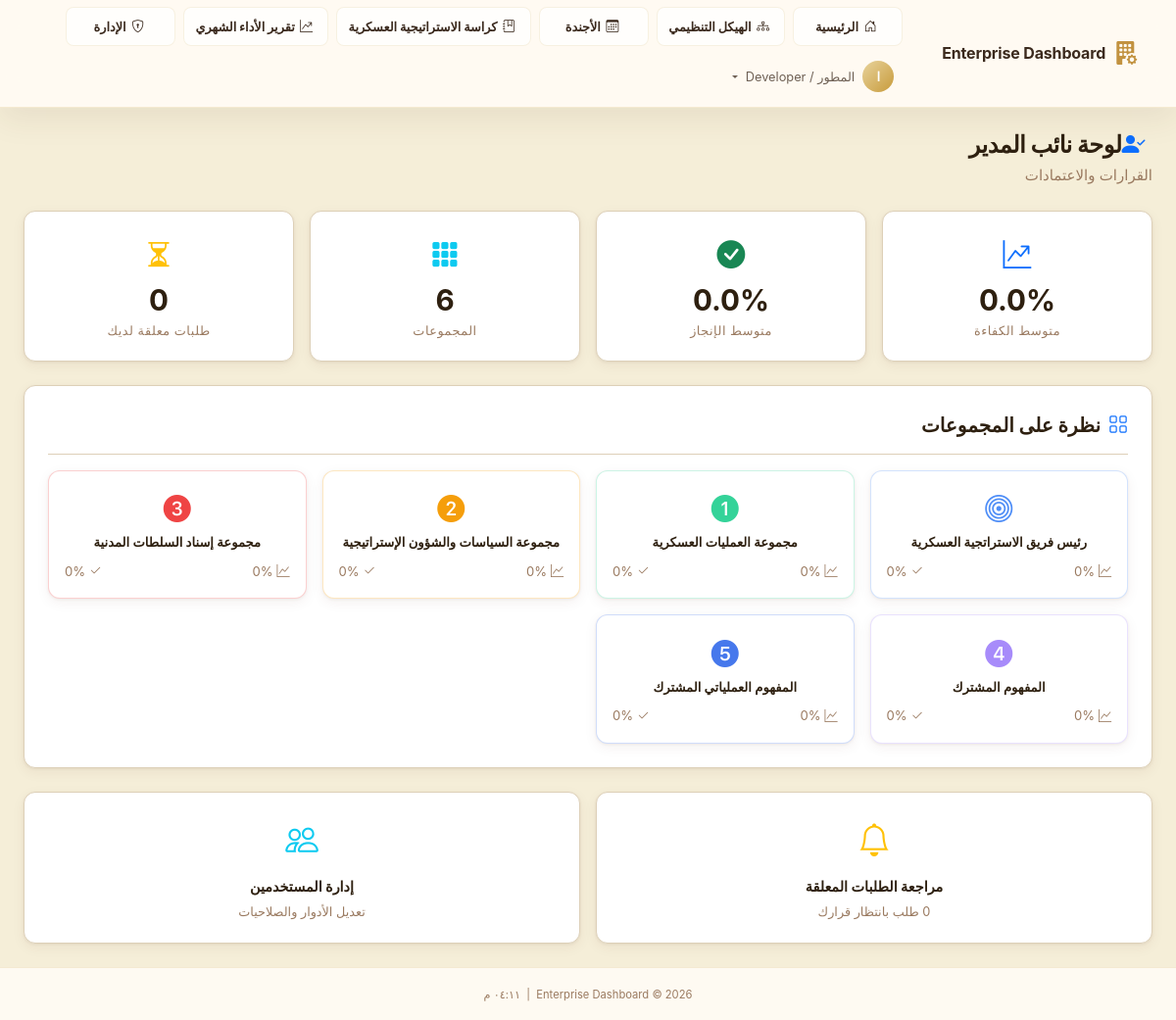
/deputy (signed in), run on the app's committed database.
### app/models/user.py (models this page shows, shortened)
class User(UserMixin, db.Model):
    __tablename__ = 'users'
    id              = db.Column(db.String(36), primary_key=True, default=lambda: str(uuid.uuid4()))
    ldap_dn         = db.Column(db.String(255), unique=True, nullable=True)
    username        = db.Column(db.String(80),  unique=True, nullable=False, index=True)
    email           = db.Column(db.String(120), nullable=False)
    full_name       = db.Column(db.String(120), nullable=False)
    password_hash   = db.Column(db.String(255), nullable=True)  # Only for sim mode
    is_ldap_user    = db.Column(db.Boolean, default=True)
    is_active       = db.Column(db.Boolean, default=True)
    role_id         = db.Column(db.Integer, db.ForeignKey('roles.id'), nullable=True)
    department_id   = db.Column(db.Integer, db.ForeignKey('departments.id'), nullable=True)
    failed_logins     = db.Column(db.Integer, default=0)
    locked_until      = db.Column(db.DateTime, nullable=True)
    created_at  = db.Column(db.DateTime, default=datetime.utcnow)
    updated_at  = db.Column(db.DateTime, default=datetime.utcnow, onupdate=datetime.utcnow)
    last_login  = db.Column(db.DateTime, nullable=True)
    role       = db.relationship('Role', back_populates='users')
    department = db.relationship('Department', back_populates='users')
    audit_logs = db.relationship('AuditLog', back_populates='user', lazy='dynamic',
                                 foreign_keys='AuditLog.user_id')
    @property
    def is_authenticated(self) -> bool:
        return True
    def has_permission(self, required_level: int) -> bool:
        if not self.role:
            return False
        return self.role.permission_level >= required_level
    @property
    def permission_level(self) -> int:
        return self.role.permission_level if self.role else 0
    def can_admin(self) -> bool:
        return self.permission_level >= 80  # Deputy and above
    @classmethod
    def get_by_id(cls, user_id: str) -> Optional['User']:
        return cls.query.get(user_id)

### app/models/department.py (models this page shows, shortened)
class Department(db.Model):
    __tablename__ = 'departments'
    id                 = db.Column(db.Integer, primary_key=True)
    code               = db.Column(db.String(20), unique=True, nullable=False)
    name               = db.Column(db.String(120), nullable=False)
    description        = db.Column(db.Text, default='')
    responsible_person = db.Column(db.String(120), default='')          # Title / role (e.g., "رئيس هيئة...")
    responsible_name   = db.Column(db.String(120), default='')          # Person's name (shown above the title)
    org_group_name     = db.Column(db.String(160), default='')          # Display name in org structure branch header
    color              = db.Column(db.String(7), default='#4F8EF7')   # Hex color
    icon               = db.Column(db.String(60), default='bi-grid-fill')
    logo_file          = db.Column(db.String(120), nullable=True)     # Custom logo filename
    concept_number     = db.Column(db.Integer, nullable=True)         # Operational Concept Number
    order_index        = db.Column(db.Integer, default=0)
    is_active          = db.Column(db.Boolean, default=True, nullable=False)
    is_central         = db.Column(db.Boolean, default=False, nullable=False)  # CEO hub group
    director_notes     = db.Column(db.Text, default='')               # Inline CEO notes
    concept_number     = db.Column(db.Integer, nullable=True)         # المفهوم العملياتي المشترك عدد
    created_at         = db.Column(db.DateTime, server_default=db.func.now())
    updated_at         = db.Column(db.DateTime, server_default=db.func.now(), onupdate=db.func.now())
    users   = db.relationship('User', back_populates='department', lazy='dynamic')
    metrics = db.relationship('DepartmentMetrics', back_populates='department',
                              lazy='dynamic', cascade='all, delete-orphan')
    def latest_metrics(self) -> Optional['DepartmentMetrics']:
        return (
            self.metrics
            .order_by(DepartmentMetrics.metric_date.desc())
            .first()
        )
    def competence_pct(self) -> float:
        m = self.latest_metrics()
        return float(m.competence_percentage) if m else 0.0
    def completion_pct(self) -> float:
        m = self.latest_metrics()
        return float(m.completion_percentage) if m else 0.0
    @classmethod
    def active_ordered(cls) -> List['Department']:
        return cls.query.filter_by(is_active=True).order_by(cls.order_index).all()

### app/dashboard/routes.py (the view)
@dashboard_bp.route('/deputy')
@login_required
@require_permission(PERMISSIONS['DEPUTY'])
def deputy():
    departments = get_overview_metrics()
    averages    = get_company_averages()
    pending_requests = AccessRequest.query.filter_by(
        status='pending',
        current_approver_level=PERMISSIONS['DEPUTY'],
    ).count()
    return render_template(
        'dashboard/deputy.html',
        departments=departments,
        averages=averages,
        pending_requests=pending_requests,
        page_title='لوحة نائب المدير',
    )

### app/__init__.py (called while the page is built)
def _register_extensions(app: Flask) -> None:
    db.init_app(app)
    login_manager.init_app(app)
    csrf.init_app(app)
    login_manager.login_view          = 'auth.login'
    login_manager.login_message       = 'Please sign in to access this page.'
    login_manager.login_message_category = 'warning'
    login_manager.session_protection  = 'strong'
    @login_manager.user_loader
    def load_user(user_id: str):
        from app.models.user import User
        return User.get_by_id(user_id)

def _register_context_processors(app: Flask) -> None:
    from datetime import datetime
    from app.models.role import PERMISSIONS
    @app.context_processor
    def inject_globals():
        return {
            'PERMISSIONS': PERMISSIONS,
            'now':         datetime.utcnow,
            'app_name':    app.config.get('APP_NAME', 'Enterprise Dashboard'),
        }

### app/dashboard/services.py (called while the page is built)
def get_company_averages() -> Dict[str, float]:
    depts = Department.active_ordered()
    if not depts:
        return {'competence': 0.0, 'completion': 0.0}
    avg_comp = sum(d.competence_pct() for d in depts) / len(depts)
    avg_done = sum(d.completion_pct() for d in depts) / len(depts)
    return {'competence': round(avg_comp, 1), 'completion': round(avg_done, 1)}

### app/templates/dashboard/deputy.html (shortened to what this page needs)
{% extends "base.html" %}
{% block content %}
<div class="container-fluid px-4 py-4">
    <div class="d-flex align-items-center justify-content-between mb-4">
        <div>
            <h1 class="page-title mb-1"><i class="bi bi-person-check-fill text-primary me-2"></i>لوحة نائب المدير</h1>
            <p class="text-muted mb-0">القرارات والاعتمادات</p>
        </div>
    </div>
    <div class="row g-3 mb-4">
        <div class="col-md-3">
            <div class="stat-card glass-card text-center">
                <div class="stat-icon text-primary"><i class="bi bi-graph-up-arrow"></i></div>
                <div class="stat-value">{{ averages.competence }}%</div>
                <div class="stat-label">متوسط الكفاءة</div>
            </div>
        </div>
        <div class="col-md-3">
            <div class="stat-card glass-card text-center">
                <div class="stat-icon text-success"><i class="bi bi-check-circle-fill"></i></div>
                <div class="stat-value">{{ averages.completion }}%</div>
                <div class="stat-label">متوسط الإنجاز</div>
            </div>
        </div>
        <div class="col-md-3">
            <div class="stat-card glass-card text-center">
                <div class="stat-icon text-info"><i class="bi bi-grid-3x3-gap-fill"></i></div>
                <div class="stat-value">{{ departments|length }}</div>
                <div class="stat-label">المجموعات</div>
            </div>
        </div>
        <div class="col-md-3">
            <div class="stat-card glass-card text-center">
                <div class="stat-icon text-warning"><i class="bi bi-hourglass-split"></i></div>
                <div class="stat-value">{{ pending_requests }}</div>
                <div class="stat-label">طلبات معلقة لديك</div>
            </div>
        </div>
    </div>
    <div class="section-card glass-card mb-4">
        <div class="section-card-header d-flex align-items-center gap-2 mb-3">
            <i class="bi bi-grid text-primary fs-5"></i>
            <h2 class="h5 mb-0 fw-bold">نظرة على المجموعات</h2>
        </div>
        <div class="row g-3">
            {% for dept in departments %}
            <div class="col-md-4 col-lg-3">
                <div class="dept-mini-card glass-card p-3 text-center" style="border-color: {{ dept.color }}40">
                    <i class="{{ dept.icon }} fs-3 mb-2" style="color:{{ dept.color }}"></i>
                    <div class="fw-semibold small mb-2">{{ dept.name }}</div>
                    <div class="d-flex justify-content-between small text-muted">
                        <span><i class="bi bi-graph-up"></i> {{ dept.competence_pct|round(0)|int }}%</span>
                        <span><i class="bi bi-check2"></i> {{ dept.completion_pct|round(0)|int }}%</span>
                    </div>
                </div>
            </div>
            {% endfor %}
        </div>
    </div>
    <div class="row g-3">
        <div class="col-md-6">
            <a href="{{ url_for('access.pending') }}" class="action-card glass-card d-block text-decoration-none">
                <div class="action-icon text-warning"><i class="bi bi-bell"></i></div>
                <div class="action-title">مراجعة الطلبات المعلقة</div>
                <div class="action-desc text-muted small">{{ pending_requests }} طلب بانتظار قرارك</div>
            </a>
        </div>
        <div class="col-md-6">
            <a href="{{ url_for('admin.users') }}" class="action-card glass-card d-block text-decoration-none">
                <div class="action-icon text-info"><i class="bi bi-people"></i></div>
                <div class="action-title">إدارة المستخدمين</div>
                <div class="action-desc text-muted small">تعديل الأدوار والصلاحيات</div>
            </a>
        </div>
    </div>
</div>
{% endblock %}

### app/templates/base.html (shortened to what this page needs)
<!DOCTYPE html>
<html lang="ar" dir="rtl">
<head>
  <link rel="stylesheet" href="{{ url_for('static', filename='css/bootstrap.min.css') }}">
  <link rel="stylesheet" href="{{ url_for('static', filename='css/bootstrap-icons.css') }}">
  <link rel="stylesheet" href="{{ url_for('static', filename='css/custom.css') }}">
</head>
<body class="{% block body_class %}app-body{% endblock %}">
  {% block body %}
  <nav class="navbar navbar-dark navbar-expand-lg app-navbar" id="mainNav">
    <div class="container-fluid px-4">
      <a class="navbar-brand d-flex align-items-center gap-2" href="{{ url_for('dashboard.index') }}">
        <i class="bi bi-building-fill-gear fs-4 text-primary-glow"></i>
        <span class="fw-bold">{{ app_name }}</span>
      </a>
      <div class="collapse navbar-collapse" id="navbarMain">
        <ul class="navbar-nav ms-auto align-items-center gap-2 main-nav-menu">
          <li class="nav-item">
            <a class="nav-link primary-nav-link {% if request.endpoint == 'dashboard.index' %}active{% endif %}"
              href="{{ url_for('dashboard.index') }}">
              <i class="bi bi-house-door me-1"></i>الرئيسية
            </a>
          </li>
          <li class="nav-item">
            <a class="nav-link primary-nav-link {% if request.endpoint == 'dashboard.org_structure' %}active{% endif %}"
              href="{{ url_for('dashboard.org_structure') }}">
              <i class="bi bi-diagram-3 me-1"></i>الهيكل التنظيمي
            </a>
          </li>
          <li class="nav-item">
            <a class="nav-link primary-nav-link {% if request.endpoint == 'dashboard.agenda' %}active{% endif %}"
              href="{{ url_for('dashboard.agenda') }}">
              <i class="bi bi-calendar3 me-1"></i>الأجندة
            </a>
          </li>
          <li class="nav-item">
            <a class="nav-link primary-nav-link {% if request.endpoint == 'dashboard.strategy_booklet' %}active{% endif %}"
              href="{{ url_for('dashboard.strategy_booklet') }}">
              <i class="bi bi-journal-bookmark me-1"></i>كراسة الاستراتيجية العسكرية
            </a>
          </li>
          <li class="nav-item">
            <a class="nav-link primary-nav-link {% if request.endpoint == 'dashboard.quarterly_performance' %}active{% endif %}"
              href="{{ url_for('dashboard.quarterly_performance') }}">
              <i class="bi bi-graph-up-arrow me-1"></i>تقرير الأداء الشهري
            </a>
          </li>
          {% if current_user.is_authenticated %}
          {% if current_user.can_admin() %}
          <li class="nav-item">
            <a class="nav-link primary-nav-link {% if request.endpoint and request.endpoint.startswith('admin') %}active{% endif %}"
              href="{{ url_for('admin.users') }}">
              <i class="bi bi-shield-lock me-1"></i>الإدارة
            </a>
          </li>
          {% endif %}
          <li class="nav-item dropdown">
            <a class="nav-link dropdown-toggle d-flex align-items-center gap-2" href="#" role="button"
              data-bs-toggle="dropdown">
              <span class="avatar-circle">{{ current_user.full_name[0]|upper }}</span>
              <span class="d-none d-md-inline">{{ current_user.full_name }}</span>
            </a>
          </li>
          {% endif %}
        </ul>
      </div>
    </div>
  </nav>
  <main class="main-content">
    {% block content %}{% endblock %}
  </main>
  <footer class="app-footer mt-auto py-3 text-center">
    <small class="text-muted">
      {{ app_name }} &copy; {{ now().year }}
      &nbsp;|&nbsp;
      <span id="currentTime"></span>
    </small>
  </footer>
  {% endblock %}
</body>
</html>

### data on the page
User: full_name "ا", full_name "المطور / Developer"
Department: name "رئيس فريق الاستراتجية العسكرية", competence_pct "0", completion_pct "0"
Department: name "مجموعة العمليات العسكرية", competence_pct "0", completion_pct "0"
Department: name "مجموعة السياسات والشؤون الإستراتيجية", competence_pct "0", completion_pct "0"
Department: name "مجموعة إسناد السلطات المدنية", competence_pct "0", completion_pct "0"
Department: name "المفهوم المشترك", competence_pct "0", completion_pct "0"
Department: name "المفهوم العملياتي المشترك", competence_pct "0", completion_pct "0"

### other printed values
{{ app_name }} "Enterprise Dashboard"
{{ averages.competence }} "0.0"
{{ averages.completion }} "0.0"
{{ departments|length }} "6"
{{ pending_requests }} "0"
